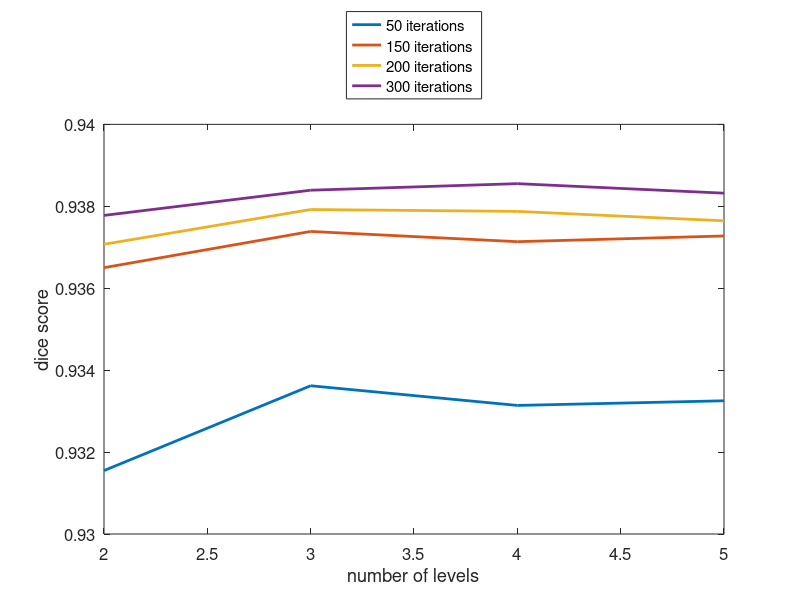

This chart was generated by the following MATLAB code: (Note: this script raises an error after producing the figure.)
function p1_plots()

dice = zeros(4,4,10);
dice(1,:,:) = csvread('dice_l0.txt');
dice(2,:,:) = csvread('dice_l1.txt');
dice(3,:,:) = csvread('dice_l2.txt');
dice(4,:,:) = csvread('dice_l3.txt');

dice_mean = mean(dice,3);
dice_std = std(dice,0,3);

time = zeros(4,4,10);
time(1,:,:) = csvread('time_l0.txt');
time(2,:,:) = csvread('time_l1.txt');
time(3,:,:) = csvread('time_l2.txt');
time(4,:,:) = csvread('time_l3.txt');
time = -time;

time_mean = mean(time,3);
time_std = std(time,0,3);

h = figure
for iter=1:4
  %plot(dice_mean(iter,:), 'linewidth',2);
  plot(2:5,dice_mean(:,iter), 'linewidth',2);
  %barwitherr(dice_std(:,iter), 2:5,dice_mean(:,iter))
  hold on 
end

xlabel('number of levels')
ylabel('dice score')
legend('50 iterations','150 iterations','200 iterations','300 iterations','location', 'northoutside')
set(gca,'FontSize',12);
ax = gca
ax.XTick = 2:5

hgexport(h, 'report/figures/dice_params.eps');


h = figure
for iter=1:4
  %plot(dice_mean(iter,:), 'linewidth',2);
  plot(2:5,time_mean(:,iter), 'linewidth',2);
  %barwitherr(dice_std(:,iter), 2:5,dice_mean(:,iter))
  hold on 
end

xlabel('number of levels')
ylabel('computation time (s)')
legend('50 iterations','150 iterations','200 iterations','300 iterations','location', 'northoutside')
set(gca,'FontSize',12);
ax = gca
ax.XTick = 2:5

hgexport(h, 'report/figures/time_params.eps');


end